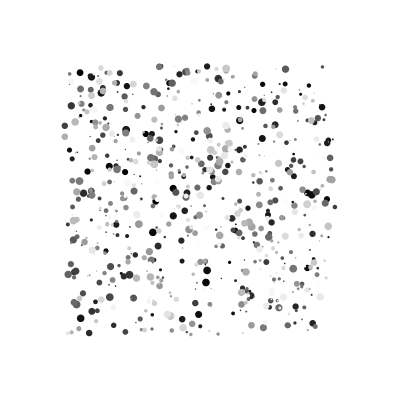
Frame 1 (no input)
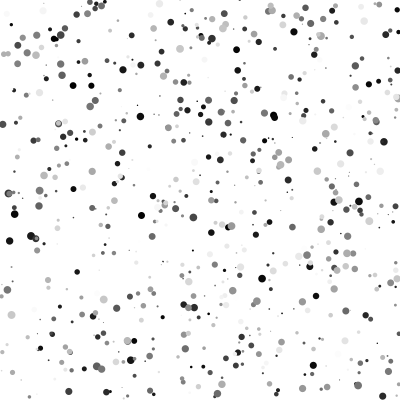
Frame 60 (the mouse pressed at the canvas centre just before this capture)
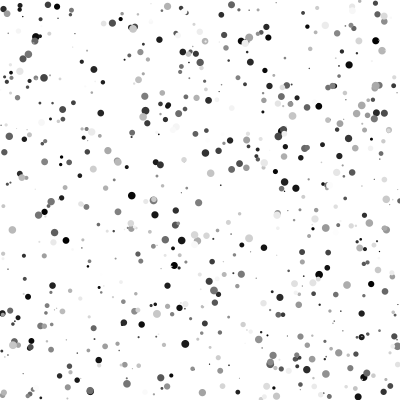
Frame 120 (the mouse held since frame 60 and released just before this capture)

The Processing sketch that drew these frames (run headless with seeded random() and noise(); from frame 60 on, the mouse is pressed at the canvas centre):

// Processing sketch: bouncing_balls
// ── bouncing_balls.pde
/*
* This program creates a variable group of balls all bouncing at the same time
* in the screen
*/

/*
* Stats for the behaviour of the program
*/
int ballCount;        // Number of balls in the screen
int ballSize;         // Base size for all balls
int ballSpeed;        // Base speed for all balls

float[] xSpeed;       // X speeds of all the balls
float[] ySpeed;       // Y speed of all balls
float[] xPos;         // X position of all balls
float[] yPos;         // Y position of all balls
float[] bWidth;       // Width pf all balls
float[] bHeight;      // Height of all balls

/*
* Initialises the canvas and all the variables
*/
void setup(){
  size(400,400);
  noStroke();
  
   /*
   * Initializes all the variables
   */
   ballCount = (int)random(500,801);
   ballSize = 8;
   ballSpeed = 3;
   
   xSpeed = new float[ballCount];
   ySpeed = new float[ballCount];
   xPos = new float[ballCount];
   yPos = new float[ballCount];
   bWidth = new float[ballCount];
   bHeight = new float[ballCount];
  
  /*
  * Fills all the arrays with their initial values
  */
  for(int i=0;i<ballCount;i++){
    xSpeed[i] = random(-ballSpeed,ballSpeed);
    ySpeed[i] = random(-ballSpeed,ballSpeed);
    
    bWidth[i] = random(1,ballSize);
    bHeight[i] = bWidth[i];
    
    xPos[i] = width/2 + random(-width/3, width/3);
    yPos[i] = height/2 + random(-height/3, height/3);
  }
}

/*
* Iteratively draws all the balls and updates their positions
*/
void draw(){
  background(255);
  
  for(int i =0;i<ballCount;i++){
   // Update the current ball's position
   xPos[i] += xSpeed[i];
   yPos[i] += ySpeed[i];
   
   // Checks if the current ball should bounce
   if(xPos[i] + bWidth[i]/2 >= width || xPos[i] <= bWidth[i]/2){
     xSpeed[i] *= -1;
   }
   
   if(yPos[i] + bHeight[i]/2 >= height || yPos[i] <= bHeight[i]/2){
     ySpeed[i] *= -1;
   }
   
   // Draws the current ball
   fill(i*255/ballCount);
   ellipse(xPos[i],yPos[i],bWidth[i],bHeight[i]);
  }
}
